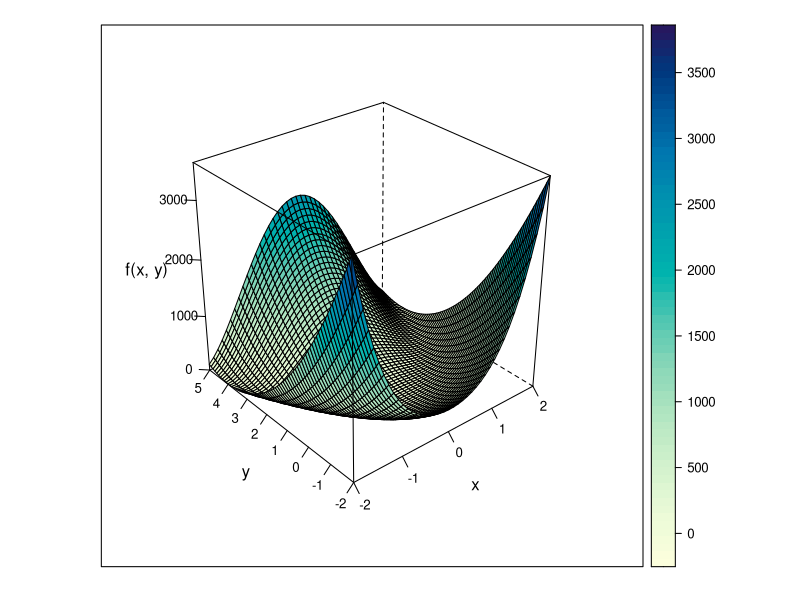

Write the R code that produced this figure.
# program spuRs/resources/scripts/Rosenbrock.r

Rosenbrock <- function(x) {
  g <- (1 - x[1])^2 + 100*(x[2] - x[1]^2)^2
  g1 <- -2*(1 - x[1]) - 400*(x[2] - x[1]^2)*x[1]
  g2 <- 200*(x[2] - x[1]^2)
  g11 <- 2 - 400*x[2] + 1200*x[1]^2
  g12 <- -400*x[1]
  g22 <- 200
  return(list(g, c(g1, g2), matrix(c(g11, g12, g12, g22), 2, 2)))
}

x <- seq(-2, 2, .1)
y <- seq(-2, 5, .1)
xyz <- data.frame(matrix(0, length(x)*length(y), 3))
names(xyz) <- c('x', 'y', 'z')
n <- 0
for (i in 1:length(x)) {
  for (j in 1:length(y)) {
    n <- n + 1
    xyz[n,] <- c(x[i], y[j], Rosenbrock(c(x[i], y[j]))[[1]])
  }
}
library(lattice)
print(wireframe(z ~ x*y, data = xyz, scales = list(arrows = FALSE),
  zlab = 'f(x, y)', drape = T))

MyRosenbrock<-function(x){
  return (1*Rosenbrock(x)[[1]])
}

# Call the function as follows
MyRosenbrock(c(1,2))
